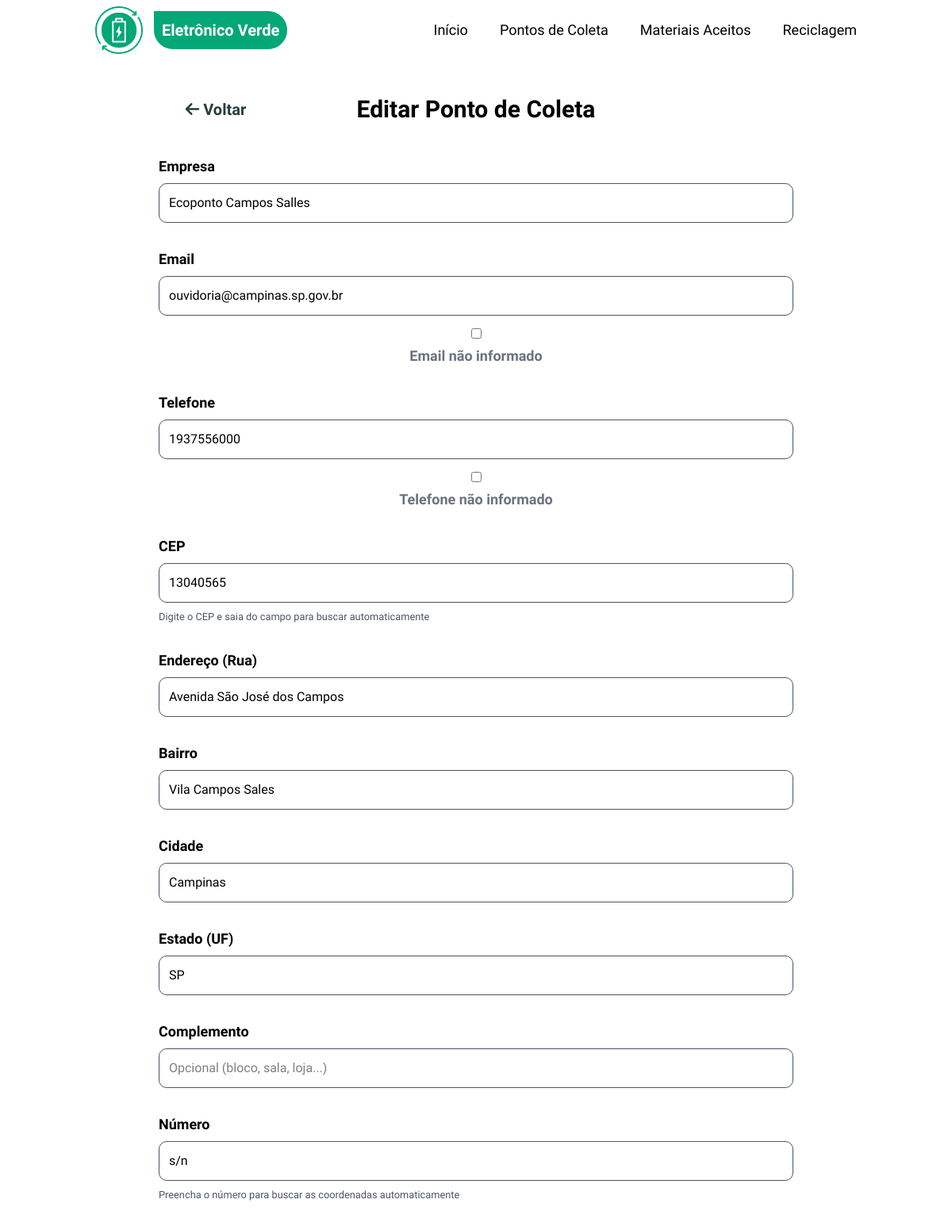
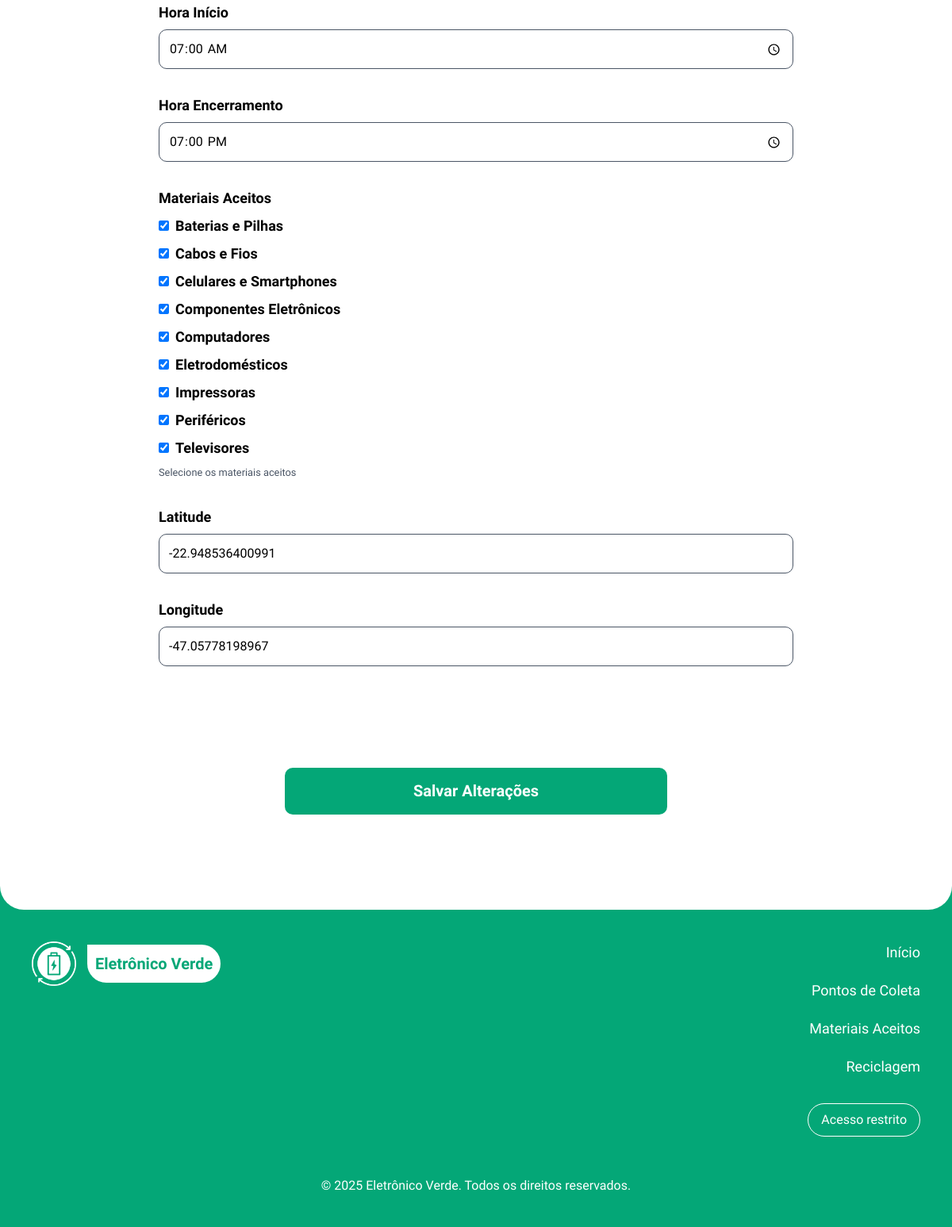
Screenshot of /editar-ponto?id=13 (signed in) with the database file from the repository (2 pictures, top to bottom).
### tables this page shows
CREATE TABLE pontos_coleta (
    id INTEGER PRIMARY KEY AUTOINCREMENT,
    empresa VARCHAR(200) NOT NULL,
    endereco VARCHAR(255) NOT NULL,
    numero VARCHAR(20) NOT NULL,
    complemento VARCHAR(100),
    cep VARCHAR(10) NOT NULL,
    hora_inicio TIME NOT NULL,
    hora_encerrar TIME NOT NULL,
    telefone VARCHAR(20) NOT NULL,
    email VARCHAR(150) NOT NULL,
    latitude DECIMAL(10, 8),
    longitude DECIMAL(11, 8),
    ativo BOOLEAN DEFAULT 1,
    created_at DATETIME DEFAULT CURRENT_TIMESTAMP,
    updated_at DATETIME DEFAULT CURRENT_TIMESTAMP,
    cidade VARCHAR(100),
    estado VARCHAR(2),
    bairro VARCHAR(100)
);

CREATE TABLE materiais (
    id INTEGER PRIMARY KEY AUTOINCREMENT,
    nome VARCHAR(100) NOT NULL UNIQUE,
    descricao TEXT,
    icone VARCHAR(50),
    created_at DATETIME DEFAULT CURRENT_TIMESTAMP,
    updated_at DATETIME DEFAULT CURRENT_TIMESTAMP
);

### src/Presentation/Views/pontos-coleta/editar.php (the view, shortened to what the rows shown need)
<?php
require_once __DIR__ . '/../layouts/header.php';
?>
<main class="relative z-2 bg-white rounded-b-[30px]">
    <div class="container mx-auto pt-30 pb-30 p-5">
        <div class="w-full flex flex-col md:flex-row items-center justify-between pb-10 flex-wrap">
            <div class="w-1/3 flex justify-center mb-20 md:mb-0">
                <a href="/eletronicoverde/acesso-restrito" class="relative transition-all duration-150 text-third font-bold p-1 text-xl hover:text-primary
                before:absolute before:h-px before:w-0 hover:before:w-full before:bg-primary before:bottom-0 before:left-0 before:transition-all before:duration-150">
                <i class="fa-solid fa-arrow-left"></i> Voltar
                </a>
            </div>
            <div class="w-full md:w-1/3 text-center">
                <h1 class="text-2xl md:text-3xl font-bold">Editar Ponto de Coleta</h1>
            </div>
        </div>
        <form method="post" action="/eletronicoverde/ponto-coleta/atualizar" id="form1">
            <div>
                <label for="empresa">Empresa</label>
                <input type="text" id="empresa" name="txtempresa"
                       value="<?= htmlspecialchars($pontoColeta['empresa']) ?>"
                       placeholder="Nome da empresa"
                       required>
            </div>
            <div>
                <label for="email">Email</label>
                <input type="email" id="email" name="txtemail"
                       value="<?= htmlspecialchars($pontoColeta['email']) ?>"
                       placeholder="contato@empresa.com"
                       required>
                <div class="checkbox-nao-informado">
                    <input type="checkbox" id="emailNaoInformado" onchange="toggleEmailNaoInformado()">
                    <label for="emailNaoInformado">Email não informado</label>
                </div>
            </div>
            <div>
                <label for="telefone">Telefone</label>
                <input type="text" id="telefone" name="txttelefone"
                       value="<?= htmlspecialchars($pontoColeta['telefone']) ?>"
                       maxlength="15"
                       placeholder="(00) 00000-0000"
                       required>
                <div class="checkbox-nao-informado">
                    <input type="checkbox" id="telefoneNaoInformado" onchange="toggleTelefoneNaoInformado()">
                    <label for="telefoneNaoInformado">Telefone não informado</label>
                </div>
            </div>
            <div>
                <label for="cep">CEP</label>
                <input type="text" id="cep" name="txtcep"
                       value="<?= htmlspecialchars($pontoColeta['cep']) ?>"
                       maxlength="9"
                       placeholder="00000-000"
                       required>
                <small class="text-gray-600">Digite o CEP e saia do campo para buscar automaticamente</small>
            </div>
            <div>
                <label for="endereco">Endereço (Rua)</label>
                <input type="text" id="endereco" name="txtendereco"
                       value="<?= htmlspecialchars($pontoColeta['endereco']) ?>"
                       placeholder="Avenida Exemplo"
                       required>
            </div>
            <div>
                <label for="bairro">Bairro</label>
                <input type="text" id="bairro" name="txtbairro"
                       value="<?= htmlspecialchars($pontoColeta['bairro'] ?? '') ?>"
                       placeholder="Centro"
                       required>
            </div>
            <div>
                <label for="cidade">Cidade</label>
                <input type="text" id="cidade" name="txtcidade"
                       value="<?= htmlspecialchars($pontoColeta['cidade'] ?? '') ?>"
                       placeholder="São Paulo"
                       required>
            </div>
            <div>
                <label for="estado">Estado (UF)</label>
                <input type="text" id="estado" name="txtestado"
                       value="<?= htmlspecialchars($pontoColeta['estado'] ?? '') ?>"
                       maxlength="2" placeholder="SP"
                       required>
            </div>
            <div>
                <label for="complemento">Complemento</label>
                <input type="text" id="complemento" name="txtcomplemento"
                       value="<?= htmlspecialchars($pontoColeta['complemento'] ?? '') ?>"
                       placeholder="Opcional (bloco, sala, loja...)">
            </div>
            <div>
                <label for="numero">Número</label>
                <input type="text" id="numero" name="txtnumero"
                       value="<?= htmlspecialchars($pontoColeta['numero']) ?>"
                       placeholder="123"
                       required>
                <small class="text-gray-600">Preencha o número para buscar as coordenadas automaticamente</small>
            </div>
            <div>
                <label for="hora_inicio">Hora Início</label>
                <input type="time" id="hora_inicio" name="txthora_inicio"
                       value="<?= htmlspecialchars($pontoColeta['hora_inicio']) ?>"
                       required>
            </div>
            <div>
                <label for="hora_encerrar">Hora Encerramento</label>
                <input type="time" id="hora_encerrar" name="txthora_encerrar"
                       value="<?= htmlspecialchars($pontoColeta['hora_encerrar']) ?>"
                       required>
            </div>
            <div>
                <label for="materiais">Materiais Aceitos</label>
                <div id="materiais">
                    <?php
                    $materiaisSelecionados = array_column($pontoColeta['materiais'] ?? [], 'id');
                    foreach ($materiais as $material):
                        $checked = in_array($material->getId(), $materiaisSelecionados) ? 'checked' : '';
                    ?>
                        <label class="flex items-center gap-2">
                            <input
                                type="checkbox"
                                name="materiais_ids[]"
                                value="<?= $material->getId() ?>"
                                <?= $checked ?>
                            >
                            <?= htmlspecialchars($material->getNome()) ?>
                        </label>
                    <?php endforeach; ?>
                </div>
                <small class="text-gray-600">Selecione os materiais aceitos</small>
            </div>
            <div>
                <label for="latitude">Latitude</label>
                <input id="latitude" name="latitude" value="<?= htmlspecialchars($pontoColeta['latitude'] ?? '') ?>">
            </div>
            <div>
                <label for="longitude">Longitude</label>
                <input id="longitude" name="longitude" value="<?= htmlspecialchars($pontoColeta['longitude'] ?? '') ?>">
            </div>
            <div id="geoStatus" class="hidden geo-status"></div>
            <input type="submit" class="btn_cad" value="Salvar Alterações">
        </form>
    </div>
</main>
<?php require_once __DIR__ . '/../layouts/footer.php'; ?>

### rows the page displays
pontos_coleta: txtempresa "Ecoponto Campos Salles", txtemail "ouvidoria@campinas.sp.gov.br", txttelefone "1937556000", txtcep "13040565", txtendereco "Avenida São José dos Campos", txtbairro "Vila Campos Sales", txtcidade "Campinas", txtestado "SP", txtnumero "s/n", txthora_inicio "07:00", txthora_encerrar "19:00", latitude "-22.948536400991", longitude "-47.05778198967"
materiais: nome "Baterias e Pilhas"
materiais: nome "Cabos e Fios"
materiais: nome "Celulares e Smartphones"
materiais: nome "Componentes Eletrônicos"
materiais: nome "Computadores"
materiais: nome "Eletrodomésticos"
materiais: nome "Impressoras"
materiais: nome "Periféricos"
materiais: nome "Televisores"
